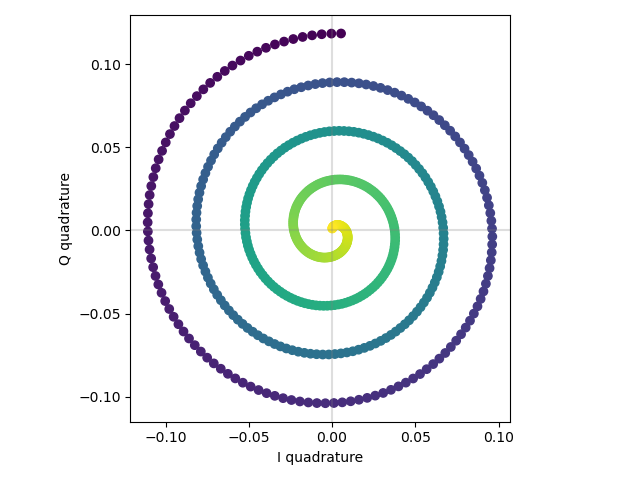

Write the Python code that produced this figure.
""" Template matching demo.

Output a series of pulses with varying amplitude and phase.
Load input templates to implement IQ demodulation by means of template matching.
Plot the results in the IQ plane.

Connect one output port directly to one input port.
"""
import matplotlib.pyplot as plt
import numpy as np

from presto import pulsed

# Any port on Vivace
# Any port on Presto wide, wamp or low
# Ports 5-8 on Presto-8-QC
# Ports 9-16 on Presto-16-QC
input_port = 1
output_port = 1
freq = 100e6  # Hz

ADDRESS = "192.168.42.50"  # set address/hostname of Vivace here
EXT_REF = False  # set to True to use external 10 MHz reference

with pulsed.Pulsed(
    ext_ref_clk=EXT_REF,
    address=ADDRESS,
    adc_mode=pulsed.AdcMode.Direct,
    dac_mode=pulsed.DacMode.Direct,
) as pls:
    ######################################################################
    # Select inputs to store and the duration of each store
    # Note: storing is used to look at the raw time data, it's not necessarily
    # linked to template matching.
    pls.set_store_ports(input_port)
    pls.set_store_duration(2e-6)

    ######################################################################
    # Sinewave generator, template as envelope

    # The template defines the envelope, specify that it is an envelope
    # for carrier generator 1.
    # This template will be scaled by the final output scaler.
    N = pulsed.MAX_TEMPLATE_LEN
    t = np.arange(N) / pls.get_fs("dac")
    s = np.hanning(N)  # use the Hanning window as envelope shape
    template_1 = pls.setup_template(
        output_port=output_port,
        group=0,
        template=s,
        envelope=1,
    )

    # setup a list of frequencies for carrier generator 1
    # Use the same frequency in all entries, but rotate phase
    NFREQ = pulsed.MAX_LUT_ENTRIES
    f = freq * np.ones(NFREQ)
    p = np.linspace(0, 4 * 2 * np.pi, NFREQ)
    pls.setup_freq_lut(
        output_ports=output_port,
        group=0,
        frequencies=f,
        phases=p,
    )

    # setup a list of scales, decrease the scale with every iteration
    NSCALES = NFREQ  # use same number of steps as for the frequency
    scales = np.linspace(1.0, 0.01, NSCALES)
    pls.setup_scale_lut(
        output_ports=output_port,
        group=0,
        scales=scales,
    )

    ######################################################################
    # Match templates, use a sine and a cosine at the same frequency as
    # the generated pulse to get a point in the I/Q-plane
    # Length of the match is half the length of the generated pulse
    t = np.arange(pulsed.MAX_TEMPLATE_LEN // 2) / pls.get_fs("adc")
    tc = np.cos(2 * np.pi * freq * t)
    ts = -np.sin(2 * np.pi * freq * t)
    match_pair = pls.setup_template_matching_pair(1, tc, ts)

    ######################################################################
    # define the sequence of pulses and data stores in time
    # At the end of the time sequence, increment frequency and scale index.
    T = 0.0
    pls.reset_phase(T, output_port)
    pls.output_pulse(T, template_1)
    pls.store(T)

    # Perform a template match near the center of the output pulse
    T = 0.25e-6 + 210e-9
    pls.match(T, match_pair)

    # after the pulse, jump to next frequency and next scale.
    # Both are set to increment every time.
    T = 5e-6
    pls.next_frequency(T, output_port)
    pls.next_scale(T, output_port)

    # Repeat the time sequence over the entire lookup tables.
    # Both frequency and scale are incremented every time
    pls.run(period=10e-6, repeat_count=NFREQ, num_averages=1)
    t_arr, data = pls.get_store_data()

    match_data = pls.get_template_matching_data(match_pair)

# Plot a few of the time traces
fig1, ax1 = plt.subplots(8, sharex=True, sharey=True, tight_layout=True, figsize=(12.8, 9.6))
for i in range(8):
    ax1[i].plot(1e6 * t_arr, data[i * 64, 0, :])
    ax1[i].axis("off")
fig1.show()

# Plot template match data as points in the I/Q plane
fig2, ax2 = plt.subplots(tight_layout=True)
ax2.axhline(0, c="tab:gray", alpha=0.25)
ax2.axvline(0, c="tab:gray", alpha=0.25)
ax2.scatter(
    match_data[0] / len(tc),  # I quadrature
    match_data[1] / len(ts),  # Q quadrature
    c=np.linspace(0, 1, pulsed.MAX_LUT_ENTRIES),
    cmap="viridis",
)
ax2.set_aspect("equal")
ax2.set_xlabel("I quadrature")
ax2.set_ylabel("Q quadrature")
fig2.show()
